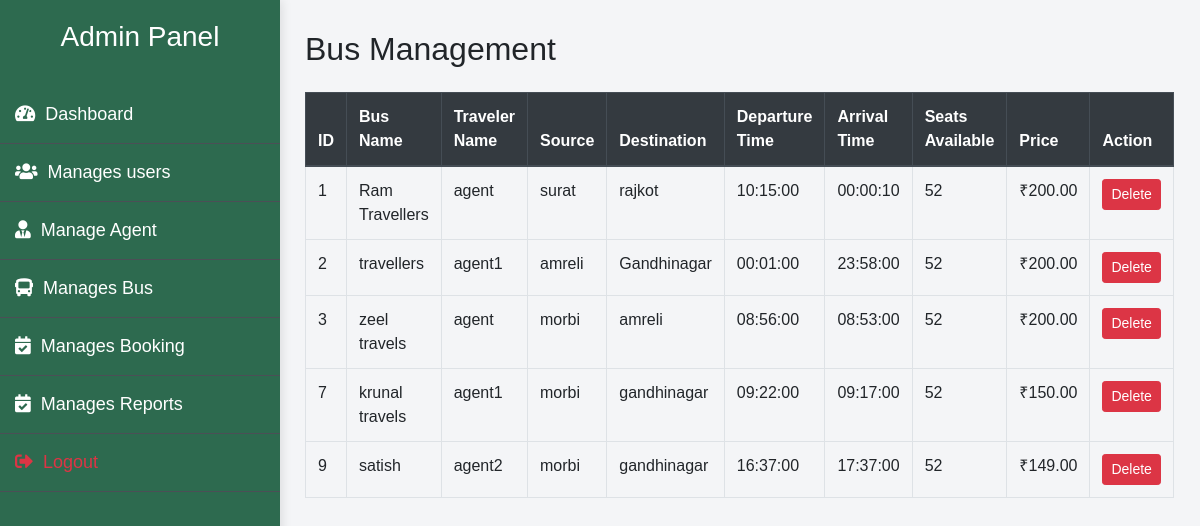
The app's page /admin_bus-management.php (signed in) with its own data.
### tables this page shows
CREATE TABLE `buses` (
  `bus_id` int(11) NOT NULL,
  `bus_name` varchar(255) NOT NULL,
  `source` varchar(255) NOT NULL,
  `destination` varchar(255) NOT NULL,
  `departure_time` time NOT NULL,
  `arrival_time` time NOT NULL,
  `seats_available` int(11) NOT NULL,
  `price` decimal(10,2) NOT NULL,
  `traveler_id` int(11) NOT NULL
);

CREATE TABLE `users` (
  `id` int(11) NOT NULL,
  `name` varchar(255) NOT NULL,
  `email` varchar(255) NOT NULL,
  `contact` varchar(15) DEFAULT NULL,
  `password` varchar(255) NOT NULL,
  `role` enum('customer','admin','traveler') DEFAULT 'customer',
  `is_verified` tinyint(1) DEFAULT 0
);

### admin_bus-management.php (the view, shortened to what this page needs)
<?php
include 'config.php';
$result = $conn->query("SELECT buses.*, users.name AS user_name FROM buses LEFT JOIN users ON buses.traveler_id = users.id");
?>
<!DOCTYPE html>
<html lang="en">
<head>
    <link href="https://stackpath.bootstrapcdn.com/bootstrap/4.5.2/css/bootstrap.min.css" rel="stylesheet">
</head>
<body>
<?php include "admin_navbar.php"; ?>
<div class="content">
<div class="container">
    <h2 class="mb-4">Bus Management</h2>
    <table class="table table-bordered">
        <thead class="thead-dark">
            <tr>
                <th>ID</th>
                <th>Bus Name</th>
                <th>Traveler Name</th>
                <th>Source</th>
                <th>Destination</th>
                <th>Departure Time</th>
                <th>Arrival Time</th>
                <th>Seats Available</th>
                <th>Price</th>
                <th>Action</th>
            </tr>
        </thead>
        <tbody>
            <?php while ($row = $result->fetch_assoc()): ?>
                <tr>
                    <td><?php echo htmlspecialchars($row['bus_id']); ?></td>
                    <td><?php echo htmlspecialchars($row['bus_name']); ?></td>
                    <td><?php echo htmlspecialchars($row['user_name'] ? $row['user_name'] : 'N/A'); ?></td>
                    <td><?php echo htmlspecialchars($row['source']); ?></td>
                    <td><?php echo htmlspecialchars($row['destination']); ?></td>
                    <td><?php echo htmlspecialchars($row['departure_time']); ?></td>
                    <td><?php echo htmlspecialchars($row['arrival_time']); ?></td>
                    <td><?php echo htmlspecialchars($row['seats_available']); ?></td>
                    <td>₹<?php echo htmlspecialchars($row['price']); ?></td>
                    <td>
                        <a href="?delete=<?php echo $row['bus_id']; ?>" class="btn btn-danger btn-sm"
                           onclick="return confirm('Are you sure you want to delete this bus?');">Delete</a>
                    </td>
                </tr>
            <?php endwhile; ?>
        </tbody>
    </table>
</div>
</body>
</html>

### admin_navbar.php (shortened to what this page needs)
<link href="https://cdnjs.cloudflare.com/ajax/libs/font-awesome/5.15.4/css/all.min.css" rel="stylesheet">
<div class="sidebar">
    <h3 class="text-center text-white">Admin Panel</h3><br>
    <a href="admin_dashboard.php"><i class="fas fa-tachometer-alt"></i>Dashboard</a>
    <a href="admin_user-management.php"><i class="fas fa-users"></i>Manages users</a>
    <a href="admin_traveller-management.php"><i class="fas fa-user-tie"></i>Manage Agent</a>
    <a href="admin_bus-management.php"><i class="fas fa-bus"></i>Manages Bus</a>
    <a href="admin_booking-management.php"><i class="fas fa-calendar-check"></i>Manages Booking</a>
    <a href="admin_report.php"><i class="fas fa-calendar-check"></i>Manages Reports</a>
    <a href="logout.php" class="text-danger"><i class="fas fa-sign-out-alt"></i>Logout</a>
</div>

### admin_navbar.php (style rules this page uses)
body { font-family: 'Arial', sans-serif; background-color: #f4f5f7; margin: 0; }
.sidebar { background-color: #2d6a4f; color: white; width: 280px; height: 100vh; position: fixed; padding-top: 20px; box-shadow: 2px 0 10px rgba(0, 0, 0, 0.1); transition: width 0.3s; }
.sidebar a { color: white; text-decoration: none; display: block; padding: 15px; font-size: 18px; border-bottom: 1px solid #4b4f56; }
.sidebar i { margin-right: 10px; }
.content { margin-left: 260px; padding: 30px; }

### records on screen
buses: bus_id "1", bus_name "Ram Travellers", users.name "agent", source "surat", destination "rajkot", departure_time "10:15:00", arrival_time "00:00:10", seats_available "52", price "200.00"
buses: bus_id "2", bus_name "travellers", users.name "agent1", source "amreli", destination "Gandhinagar", departure_time "00:01:00", arrival_time "23:58:00", seats_available "52", price "200.00"
buses: bus_id "3", bus_name "zeel travels", users.name "agent", source "morbi", destination "amreli", departure_time "08:56:00", arrival_time "08:53:00", seats_available "52", price "200.00"
buses: bus_id "7", bus_name "krunal travels", users.name "agent1", source "morbi", destination "gandhinagar", departure_time "09:22:00", arrival_time "09:17:00", seats_available "52", price "150.00"
buses: bus_id "9", bus_name "satish", users.name "agent2", source "morbi", destination "gandhinagar", departure_time "16:37:00", arrival_time "17:37:00", seats_available "52", price "149.00"
